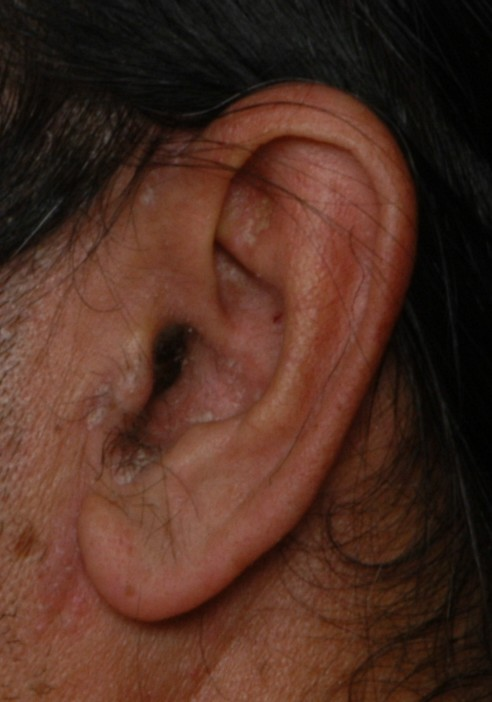
%> input picture 015/014_back_ear.jpg, 492 x 702 px; its folder holds only this picture in this run
$ octave --eval "teste;"   (GNU Octave 9; MATLAB toolbox functions it lacks are replaced by stand-ins)
%> lines starting %> are read from the running program, lines starting %| are printed output that depends on the picture; in (x1, y1, x2, y2) boxes, pixels count from 0 and x2, y2 are one past the last pixel; in counts of white or black regions, pixels touching at a corner belong together; the program's own positions count from 1
### snakeModel.m

function mask = snakeModel(I)

 I = im2double(I);
 I = imresize(I,[322 185]);

 [lin,col,~] = size(I);
  %aplica filtro gaussiano
 I = imfilter(I,fspecial('gaussian'));

 x=[1,  ones(1,37),  1 ,     2:5:lin      ,lin , (lin*ones(1,37)) ,lin:-5:2 ,  lin];
 y=[1,  2:5:col   , col ,(col*ones(1,65)) , col , col:-5:2        ,ones(1,65),   1];


 %faz um array com todas as coordenadas
  P=[x(:) y(:)];


  Options=struct;
  Options.Verbose=false;
  Options.Iterations=200;

  [O,J]=Snake2D(I,P,Options);

  %J - mascara da orelha
  %O - vetor - Conjunto de coordenadas finais
  ind =J>0;
  J(ind) = 1;
  mask =  J;

  end

### Snake2D.m
function [P,J]=Snake2D(I,P,Options)
% This function SNAKE implements the basic snake segmentation. A snake is an
% active (moving) contour, in which the points are attracted by edges and
% other boundaries. To keep the contour smooth, an membrame and thin plate
% energy is used as regularization.
%
% [O,J]=Snake2D(I,P,Options)
%
% inputs,
%   I : An Image of type double preferable ranged [0..1]
%   P : List with coordinates descriping the rough contour N x 2
%   Options : A struct with all snake options
%
% outputs,
%   O : List with coordinates of the final contour M x 2
%   J : Binary image with the segmented region
%
% options (general),
%  Option.Verbose : If true show important images, default false
%  Options.nPoints : Number of contour points, default 100
%  Options.Gamma : Time step, default 1
%  Options.Iterations : Number of iterations, default 100
%
% options (Image Edge Energy / Image force))
%  Options.Sigma1 : Sigma used to calculate image derivatives, default 10
%  Options.Wline : Attraction to lines, if negative to black lines otherwise white
%                    lines , default 0.04
%  Options.Wedge : Attraction to edges, default 2.0
%  Options.Wterm : Attraction to terminations of lines (end points) and
%                    corners, default 0.01
%  Options.Sigma2 : Sigma used to calculate the gradient of the edge energy
%                    image (which gives the image force), default 20
%
% options (Gradient Vector Flow)
%  Options.Mu : Trade of between real edge vectors, and noise vectors,
%                default 0.2. (Warning setting this to high >0.5 gives
%                an instable Vector Flow)
%  Options.GIterations : Number of GVF iterations, default 0
%  Options.Sigma3 : Sigma used to calculate the laplacian in GVF, default 1.0
%
% options (Snake)
%  Options.Alpha : Membrame energy  (first order), default 0.2
%  Options.Beta : Thin plate energy (second order), default 0.2
%  Options.Delta : Baloon force, default 0.1
%  Options.Kappa : Weight of external image force, default 2
%
%
% Literature:
%   - Michael Kass, Andrew Witkin and Demetri TerzoPoulos "Snakes : Active
%       Contour Models", 1987
%   - Jim Ivins amd John Porrill, "Everything you always wanted to know
%       about snakes (but wer afraid to ask)
%   - Chenyang Xu and Jerry L. Prince, "Gradient Vector Flow: A New
%       external force for Snakes
%
% Example, Basic:
%
%  % Read an image
%   I = imread('testimage.png');
%  % Convert the image to double data type
%   I = im2double(I);
%  % Show the image and select some points with the mouse (at least 4)
%  %figure, imshow(I); [y,x] = getpts;
%   y=[182 233 251 205 169];
%   x=[163 166 207 248 210];
%  % Make an array with the clicked coordinates
%   P=[x(:) y(:)];
%  % Start Snake Process
%   Options=struct;
%   Options.Verbose=true;
%   Options.Iterations=300;
%   [O,J]=Snake2D(I,P,Options);
%  % Show the result
%   Irgb(:,:,1)=I;
%   Irgb(:,:,2)=I;
%   Irgb(:,:,3)=J;
%   figure, imshow(Irgb,[]);
%   hold on; plot([O(:,2);O(1,2)],[O(:,1);O(1,1)]);
%
% Example, GVF:
%   I=im2double(imread('testimage2.png'));
%   x=[96 51 98 202 272 280 182];
%   y=[63 147 242 262 211 97 59];
%   P=[x(:) y(:)];
%   Options=struct;
%   Options.Verbose=true;
%   Options.Iterations=400;
%   Options.Wedge=2;
%   Options.Wline=0;
%   Options.Wterm=0;
%   Options.Kappa=4;
%   Options.Sigma1=8;
%   Options.Sigma2=8;
%   Options.Alpha=0.1;
%   Options.Beta=0.1;
%   Options.Mu=0.2;
%   Options.Delta=-0.1;
%   Options.GIterations=600;
%   [O,J]=Snake2D(I,P,Options);
%
% Function is written by D.Kroon University of Twente (July 2010)

% Process inputs
defaultoptions=struct('Verbose',false,'nPoints',100,'Wline',0.04,'Wedge',2,'Wterm',0.01,'Sigma1',10,'Sigma2',20,'Alpha',0.2,'Beta',0.2,'Delta',0.1,'Gamma',1,'Kappa',2,'Iterations',100,'GIterations',0,'Mu',0.2,'Sigma3',1);
if(~exist('Options','var')),
    Options=defaultoptions;
else
    tags = fieldnames(defaultoptions);
    for i=1:length(tags)
         if(~isfield(Options,tags{i})), Options.(tags{i})=defaultoptions.(tags{i}); end
    end
    if(length(tags)~=length(fieldnames(Options))),
        warning('snake:unknownoption','unknown options found');
    end
end

% Convert input to double
I = double(I);

% If color image convert to grayscale
if(size(I,3)==3), I=rgb2gray(I); end

% The contour must always be clockwise (because of the balloon force)
P=MakeContourClockwise2D(P);

% Make an uniform sampled contour description
P=InterpolateContourPoints2D(P,Options.nPoints);

% Transform the Image into an External Energy Image
Eext = ExternalForceImage2D(I,Options.Wline, Options.Wedge, Options.Wterm,Options.Sigma1);

% Make the external force (flow) field.
Fx=ImageDerivatives2D(Eext,Options.Sigma2,'x');
Fy=ImageDerivatives2D(Eext,Options.Sigma2,'y');
Fext(:,:,1)=-Fx*2*Options.Sigma2^2;
Fext(:,:,2)=-Fy*2*Options.Sigma2^2;

% Do Gradient vector flow, optimalization
Fext=GVFOptimizeImageForces2D(Fext, Options.Mu, Options.GIterations, Options.Sigma3);

% Show the image, contour and force field
if(Options.Verbose)
    h=figure; set(h,'renderer','opengl')
    subplot(2,2,1),
     imshow(I,[]);
     hold on; plot(P(:,2),P(:,1),'b.'); hold on;
      title('O contorno inicial da imagem')
     subplot(2,2,2),
      imshow(Eext,[]);
      title('Energia externa');
     subplot(2,2,3),
      [x,y]=ndgrid(1:10:size(Fext,1),1:10:size(Fext,2));
      imshow(I), hold on; quiver(y,x,Fext(1:10:end,1:10:end,2),Fext(1:10:end,1:10:end,1));
      title('Campo de for鏰 externo')
     subplot(2,2,4),
     imshow(I), hold on; plot(P(:,2),P(:,1),'b.');
      title('Movimento da cobra')
    drawnow
end


% Make the interal force matrix, which constrains the moving points to a
% smooth contour
S=SnakeInternalForceMatrix2D(Options.nPoints,Options.Alpha,Options.Beta,Options.Gamma);
h=[];
for i=1:Options.Iterations
    P=SnakeMoveIteration2D(S,P,Fext,Options.Gamma,Options.Kappa,Options.Delta);

    % Show current contour
    if(Options.Verbose)
        if(ishandle(h)), delete(h), end
        h=plot(P(:,2),P(:,1),'r.');
        c=i/Options.Iterations;
        plot([P(:,2);P(1,2)],[P(:,1);P(1,1)],'-','Color',[c 1-c 0]);  drawnow
    end
end

if(nargout>1)
     J=DrawSegmentedArea2D(P,size(I));
end

### MakeContourClockwise2D.m
function P=MakeContourClockwise2D(P)
% This function MakeContourClockwise will make a contour clockwise
% contour clockwise. This is done by calculating the area inside the
% contour, if it is positive we change the contour orientation.
%
%  P=MakeContourClockwise2D(P);
%
% Function is written by D.Kroon University of Twente (July 2010)

% Area inside contour
O=[P;P(1:2,:)];
area = 0.5*sum((O((1:size(P,1))+1,1) .* (O((1:size(P,1))+2,2) - O((1:size(P,1)),2))));

% If the area inside  the contour is positive, change from counter-clockwise to
% clockwise
if(area>0), P=P(end:-1:1,:); end

### InterpolateContourPoints2D.m
function K=InterpolateContourPoints2D(P,nPoints)
% This function resamples a few points describing a countour , to a smooth
% contour of uniform sampled points.
%
% K=InterpolateContourPoints(P,nPoints)
%
% input,
%  P : Inpute Contour, size N x 2  (with N>=4)
%  nPoints : Number of Contour points as output
%
% output,
%  K : Uniform sampled Contour points, size nPoints x 2
%
% Function is written by D.Kroon University of Twente (July 2010)
%
% example,
%  % Show an image
%   figure, imshow(imread('moon.tif'));
%  % Select some points with the mouse
%   [y,x] = getpts;
%  % Make an array with the clicked coordinates
%   P=[x(:) y(:)];
%  % Interpolate inbetween the points
%   Pnew=InterpolateContourPoints2D(P,100)
%  % Show the result
%   hold on; plot(P(:,2),P(:,1),'b*');
%   plot(Pnew(:,2),Pnew(:,1),'r.');
%
% Function is written by D.Kroon University of Twente (July 2010)

% Interpolate points inbetween
O(:,1)=interp([P(end-3:end,1);P(:,1);P(:,1);P(1:4,1)],10);
O(:,2)=interp([P(end-3:end,2);P(:,2);P(:,2);P(1:4,2)],10);
O=O(41:end-39,:);

% Calculate distance between points
dis=[0;cumsum(sqrt(sum((O(2:end,:)-O(1:end-1,:)).^2,2)))];

% Resample to make uniform points
K(:,1) = interp1(dis,O(:,1),linspace(0,dis(end),nPoints*2));
K(:,2) = interp1(dis,O(:,2),linspace(0,dis(end),nPoints*2));
K=K(round(end/4):round(end/4)+nPoints-1,:);


### ImageDerivatives2D.m
function J=ImageDerivatives2D(I,sigma,type)
% Gaussian based image derivatives
%
%  J=ImageDerivatives2D(I,sigma,type)
%
% inputs,
%   I : The 2D image
%   sigma : Gaussian Sigma
%   type : 'x', 'y', 'xx', 'xy', 'yy'
%
% outputs,
%   J : The image derivative
%
% Function is written by D.Kroon University of Twente (July 2010)

% Make derivatives kernels
[x,y]=ndgrid(floor(-3*sigma):ceil(3*sigma),floor(-3*sigma):ceil(3*sigma));

switch(type)
    case 'x'
        DGauss=-(x./(2*pi*sigma^4)).*exp(-(x.^2+y.^2)/(2*sigma^2));
    case 'y'
        DGauss=-(y./(2*pi*sigma^4)).*exp(-(x.^2+y.^2)/(2*sigma^2));
    case 'xx'
        DGauss = 1/(2*pi*sigma^4) * (x.^2/sigma^2 - 1) .* exp(-(x.^2 + y.^2)/(2*sigma^2));
    case {'xy','yx'}
        DGauss = 1/(2*pi*sigma^6) * (x .* y)           .* exp(-(x.^2 + y.^2)/(2*sigma^2));
    case 'yy'
        DGauss = 1/(2*pi*sigma^4) * (y.^2/sigma^2 - 1) .* exp(-(x.^2 + y.^2)/(2*sigma^2));
end

J = imfilter(I,DGauss,'conv','symmetric');

### imgaussian.m
function I=imgaussian(I,sigma,siz)
% IMGAUSSIAN filters an 1D, 2D color/greyscale or 3D image with an
% Gaussian filter. This function uses for filtering IMFILTER or if
% compiled the fast  mex code imgaussian.c . Instead of using a
% multidimensional gaussian kernel, it uses the fact that a Gaussian
% filter can be separated in 1D gaussian kernels.
%
% J=IMGAUSSIAN(I,SIGMA,SIZE)
%
% inputs,
%   I: The 1D, 2D greyscale/color, or 3D input image with
%           data type Single or Double
%   SIGMA: The sigma used for the Gaussian kernel
%   SIZE: Kernel size (single value) (default: sigma*6)
%
% outputs,
%   J: The gaussian filtered image
%
% note, compile the code with: mex imgaussian.c -v
%
% example,
%   I = im2double(imread('peppers.png'));
%   figure, imshow(imgaussian(I,10));
%
% Function is written by D.Kroon University of Twente (September 2009)

if(~exist('siz','var')), siz=sigma*6; end

if(sigma>0)
    % Make 1D Gaussian kernel
    x=-ceil(siz/2):ceil(siz/2);
    H = exp(-(x.^2/(2*sigma^2)));
    H = H/sum(H(:));

    % Filter each dimension with the 1D Gaussian kernels\
    if(ndims(I)==1)
        I=imfilter(I,H, 'same' ,'replicate');
    elseif(ndims(I)==2)
        Hx=reshape(H,[length(H) 1]);
        Hy=reshape(H,[1 length(H)]);
        I=imfilter(imfilter(I,Hx, 'same' ,'replicate'),Hy, 'same' ,'replicate');
    elseif(ndims(I)==3)
        if(size(I,3)<4) % Detect if 3D or color image
            Hx=reshape(H,[length(H) 1]);
            Hy=reshape(H,[1 length(H)]);
            for k=1:size(I,3)
                I(:,:,k)=imfilter(imfilter(I(:,:,k),Hx, 'same' ,'replicate'),Hy, 'same' ,'replicate');
            end
        else
            Hx=reshape(H,[length(H) 1 1]);
            Hy=reshape(H,[1 length(H) 1]);
            Hz=reshape(H,[1 1 length(H)]);
            I=imfilter(imfilter(imfilter(I,Hx, 'same' ,'replicate'),Hy, 'same' ,'replicate'),Hz, 'same' ,'replicate');
        end
    else
        error('imgaussian:input','unsupported input dimension');
    end
end

### ExternalForceImage2D.m
function Eextern = ExternalForceImage2D(I,Wline, Wedge, Wterm,Sigma)
% Eextern = ExternalForceImage2D(I,Wline, Wedge, Wterm,Sigma)
%
% inputs,
%  I : The image
%  Sigma : Sigma used to calculated image derivatives
%  Wline : Attraction to lines, if negative to black lines otherwise white
%          lines
%  Wedge : Attraction to edges
%  Wterm : Attraction to terminations of lines (end points) and corners
%
% outputs,
%  Eextern : The energy function described by the image
%
% Function is written by D.Kroon University of Twente (July 2010)

Ix=ImageDerivatives2D(I,Sigma,'x');
Iy=ImageDerivatives2D(I,Sigma,'y');
Ixx=ImageDerivatives2D(I,Sigma,'xx');
Ixy=ImageDerivatives2D(I,Sigma,'xy');
Iyy=ImageDerivatives2D(I,Sigma,'yy');


Eline = imgaussian(I,Sigma);
Eterm = (Iyy.*Ix.^2 -2*Ixy.*Ix.*Iy + Ixx.*Iy.^2)./((1+Ix.^2 + Iy.^2).^(3/2));
Eedge = sqrt(Ix.^2 + Iy.^2);

Eextern= (Wline*Eline - Wedge*Eedge -Wterm * Eterm);

### GVFOptimizeImageForces2D.m
function Fext=GVFOptimizeImageForces2D(Fext, Mu, Iterations, Sigma)
% This function "GVFOptimizeImageForces" does gradient vector flow (GVF)
% on a vector field. GVF gives the edge-forces a larger capature range,
% to make the snake also reach concave regions
%
% Fext = GVFOptimizeImageForces2D(Fext, Mu, Iterations, Sigma)
%
% inputs,
%   Fext : The image force vector field N x M x 2
%   Mu : Is a trade of scalar between noise and real edge forces
%   Iterations : The number of GVF itterations
%   Sigma : Used when calculating the Laplacian
%
% outputs,
%   Fext : The GVF optimized image force vector field
%
% Function is written by D.Kroon University of Twente (July 2010)

% Squared magnitude of force field
Fx= Fext(:,:,1);
Fy= Fext(:,:,2);

% Calculate magnitude
sMag = Fx.^2+ Fy.^2;

% Set new vector-field to initial field
u=Fx;  v=Fy;

% Iteratively perform the Gradient Vector Flow (GVF)
for i=1:Iterations,
  % Calculate Laplacian
  Uxx=ImageDerivatives2D(u,Sigma,'xx');
  Uyy=ImageDerivatives2D(u,Sigma,'yy');

  Vxx=ImageDerivatives2D(v,Sigma,'xx');
  Vyy=ImageDerivatives2D(v,Sigma,'yy');

  % Update the vector field
  u = u + Mu*(Uxx+Uyy) - sMag.*(u-Fx);
  v = v + Mu*(Vxx+Vyy) - sMag.*(v-Fy);
end

Fext(:,:,1) = u;
Fext(:,:,2) = v;

### GetContourNormals2D.m
function N=GetContourNormals2D(P)
% This function calculates the normals, of the contour points
% using the neighbouring points of each contour point
%
% N=GetContourNormals2D(P)
%
% inputs,
%  P : List with contour coordinates M x 2
%
% outputs,
%  N : List with contour normals M x 2
%
% Function is written by D.Kroon University of Twente (July 2010)

% Use the n'th neighbour to calculate the normal (more stable)
a=4;

% From array to separate x,y
xt=P(:,1); yt=P(:,2);

% Derivatives of contour
n=length(xt);
f=(1:n)+a; f(f>n)=f(f>n)-n;
b=(1:n)-a; b(b<1)=b(b<1)+n;

dx=xt(f)-xt(b);
dy=yt(f)-yt(b);

% Normals of contourpoints
l=sqrt(dx.^2+dy.^2);
nx = -dy./l;
ny =  dx./l;
N(:,1)=nx; N(:,2)=ny;

### DrawSegmentedArea2D.m
function J=DrawSegmentedArea2D(P,Isize)
% Draw the contour as one closed line in a logical image,
% and make the inside of the contour true with imfill
%
%  J=DrawSegmentedArea2D(P,Isize)
%
% inputs,
%  P : The list with contour points 2 x N
%  Isize : The size of the output image [x y]
%
% outputs,
%  J : The binary image with the contour filled
%
% example:
%   y=[182 233 251 205 169];
%   x=[163 166 207 248 210];
%   P=[x(:) y(:)];
%
%   J=DrawSegmentedArea(P,[400 400]);
%   figure, imshow(J);
%   hold on; plot([P(:,2);P(1,2)],[P(:,1);P(1,1)]);
%
% Function is written by D.Kroon University of Twente (July 2010)


J=false(Isize+2);
% Loop through all line coordinates
x=round([P(:,1);P(1,1)]); x=min(max(x,1),Isize(1));
y=round([P(:,2);P(1,2)]); y=min(max(y,1),Isize(2));
for i=1:(length(x)-1)
   % Calculate the pixels needed to construct a line of 1 pixel thickness
   % between two coordinates.
   xp=[x(i) x(i+1)];  yp=[y(i) y(i+1)];
   dx=abs(xp(2)-xp(1)); dy=abs(yp(2)-yp(1));
   if(dx==dy)
     if(xp(2)>xp(1)), xline=xp(1):xp(2); else xline=xp(1):-1:xp(2); end
     if(yp(2)>yp(1)), yline=yp(1):yp(2); else yline=yp(1):-1:yp(2); end
   elseif(dx>dy)
     if(xp(2)>xp(1)), xline=xp(1):xp(2); else xline=xp(1):-1:xp(2); end
     yline=linspace(yp(1),yp(2),length(xline));
   else
     if(yp(2)>yp(1)), yline=yp(1):yp(2); else yline=yp(1):-1:yp(2); end
     xline=linspace(xp(1),xp(2),length(yline));
   end
   % Insert all pixels in the fill image
   J(round(xline+1)+(round(yline+1)-1)*size(J,1))=1;
end
J=bwfill(J,1,1); J=~J(2:end-1,2:end-1);

### detectedges.m
function nimg =detectedges(img, mask)
  [c,l,~] = size(img);
  if size(img,3)==3
    img= rgb2gray(img);
  end
  s =10;
  s1 = 20;
  w=1;
  %se a imagem for grande o desfoque é maior
  if l>150 && c>100
    s = 10;
    s1 = 35;
    w = 20;
  end

  img = imfilter(img,fspecial('gaussian',w));
  %figure, imshow(img);
  %img = imsmooth (img, 'Custom Gaussian', s,s1);
  %figure, imshow(img);
  img = imresize(img,[322 185]);
  mask = imresize(mask,[322 185]);
  %nimg = medfilt2(img);
  %nimg= img;
  [nimg,~] = edge(img, 'Canny');

  %cria um elemento de estruturação morfologica(SE) que
  %de acordo com o tamanho da vizinhança e um angulo
  %determina a dilatação dos pixels

  SE = strel('line',1,90);
  nimg = imdilate(nimg,SE);
  nimg = bwmorph(nimg,'thin');

  nimg= mask.*nimg;


end

### SnakeInternalForceMatrix2D.m
function B=SnakeInternalForceMatrix2D(nPoints,alpha,beta,gamma)
%
% B=SnakeInternalForceMatrix2D(nPoints,alpha,beta,gamma)
%
% inputs,
%   nPoints : The number of snake contour points
%   alpha : membrame energy  (first order)
%   beta : thin plate energy (second order)
%   gamma : Step Size (Time)
%
% outputs,
%   B : The Snake Smoothness regulation matrix
%
% Function is written by D.Kroon University of Twente (July 2010)

% Penta diagonal matrix, one row:
b(1)=beta;
b(2)=-(alpha + 4*beta);
b(3)=(2*alpha + 6 *beta);
b(4)=b(2);
b(5)=b(1);

% Make the penta matrix (for every contour point)
A=b(1)*circshift(eye(nPoints),2);
A=A+b(2)*circshift(eye(nPoints),1);
A=A+b(3)*circshift(eye(nPoints),0);
A=A+b(4)*circshift(eye(nPoints),-1);
A=A+b(5)*circshift(eye(nPoints),-2);

% Calculate the inverse
B=inv(A + gamma.* eye(nPoints));

### SnakeMoveIteration2D.m
function P=SnakeMoveIteration2D(B,P,Fext,gamma,kappa,delta)
% This function will calculate one iteration of contour Snake movement
%
% P=SnakeMoveIteration2D(S,P,Fext,gamma,kappa)
%
% inputs,
%   B : Internal force (smoothness) matrix
%   P : The contour points N x 2;
%   Fext : External vector field (from image)
%   gamma : Time step
%   kappa : External (image) field weight
%   delta : Balloon Force weight
%
% outputs,
%   P : The (moved) contour points N x 2;
%
% Function is written by D.Kroon University of Twente (July 2010)

% Clamp contour to boundary
P(:,1)=min(max(P(:,1),1),size(Fext,1));
P(:,2)=min(max(P(:,2),1),size(Fext,2));

% Get image force on the contour points
Fext1(:,1)=kappa*interp2(Fext(:,:,1),P(:,2),P(:,1));
Fext1(:,2)=kappa*interp2(Fext(:,:,2),P(:,2),P(:,1));
% Interp2, can give nan's if contour close to border
Fext1(isnan(Fext1))=0;

% Calculate the baloonforce on the contour points
N=GetContourNormals2D(P);
Fext2=delta*N;

% Update contour positions
ssx = gamma*P(:,1) + Fext1(:,1) + Fext2(:,1);
ssy = gamma*P(:,2) + Fext1(:,2) + Fext2(:,2);
P(:,1) = B * ssx;
P(:,2) = B * ssy;

% Clamp contour to boundary
P(:,1)=min(max(P(:,1),1),size(Fext,1));
P(:,2)=min(max(P(:,2),1),size(Fext,2));


### teste.m

function teste()
enderecoT= 'C:\Users\jhuli\Desktop\Computacao\Quinto\PDI\Artigos2\tp\implementacao\awe\awe\';

%enderecos = ['001\';'002\';'003\';'004\';'005\';'006\';'007\';'008\';'009\';'010\';'011\';'012\';'013\';'014\';'015\';'016\';'017\';'018\';'019\';'020\';'021\';'022\';'023\';'024\';'025\';'026\';'027\';'028\';'029\';'030\';'031\';'032\';'033\';'034\';'035\';'036\';'037\';'038\';'039\';'040\';'041\';'042\';'043\';'044\';'045\';'046\';'047\';'048\';'049\';'050\';'051\';'052\';'053\';'054\';'055\';'056\';'057\';'058\';'059\';'060\';'061\';'062\';'063\';'064\';'065\';'066\';'067\';'068\';'069\';'070\';'071\';'072\';'073\';'074\';'075\';'076\';'077\';'078\';'079\';'080\';'081\';'082\';'083\';'084\';'085\';'086\';'087\';'088\';'089\';'090\';'091\';'092\';'093\';'094\';'095\';'096\';'097\';'098\';'099\';'100\'];

enderecos = ['015\'];
[quant,~] = size(enderecos);
%enderecoB= 'C:\Users\jhuli\Desktop\Computacao\Quinto\PDI\Artigos2\tp\implementacao\awe\awe\base\';
extT ='.jpg';

for k=1:quant;
  enderecos(k,:)
    enderecoAtual = [enderecoT, enderecos(k,:)];
    arquivosT=dir([enderecoAtual '*' extT]);
    quant_imgT=length(arquivosT);


    for i = 1 : quant_imgT
       img = imread([enderecoAtual,arquivosT(i, 1).name]);
%> img is the input picture: size 702x492x3 uint8; mean R, G, B 77.7, 46.1, 34
       t = snakeModel( img);
%> in Snake2D, `Fext(:,:,1)=-Fx*2*Options.Sigma2^2;`:
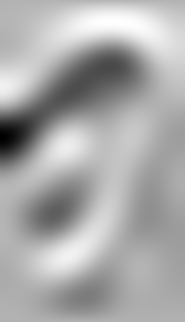
%> Fext: size 322x185 double; min -0.243, max 0.104, mean -0.0116; drawn with min black and max white
%> in GVFOptimizeImageForces2D, `Fy= Fext(:,:,2);`:
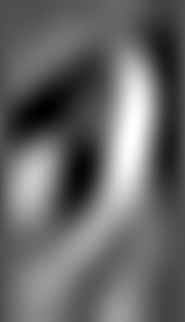
%> Fy: size 322x185 double; min -0.115, max 0.257, mean 0.0364; drawn with min black and max white
%> in GVFOptimizeImageForces2D, `sMag = Fx.^2+ Fy.^2;`:
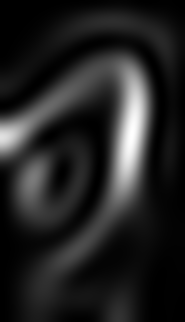
%> sMag: size 322x185 double; min 3.68e-08, max 0.0669, mean 0.00932; drawn with min black and max white
%> after the loop in Snake2D, `for i=1:Options.Iterations`: P = 100 rows, first 12: [298.4 132.1; 299.6 124.5; 299.9 116.3; 299.1 107.7; 297.5 98.95; 295.2 90.34; 292.3 82.12; 288.8 74.34; 284.5 66.91; 279.4 59.7; 273.1 52.61; 265.6 45.66]
%> in DrawSegmentedArea2D, `x=round([P(:,1);P(1,1)])`: x = 101 values, max 300 at index 2, min 31 at index 63, mean 145.8
%> in DrawSegmentedArea2D, `y=round([P(:,2);P(1,2)])`: y = 101 values, max 185 at index 85, min 1 at index 24, mean 77.69
%> the loop in DrawSegmentedArea2D, `for i=1:(length(x)-1)` made 100 passes
%> (xp, yp, dx, dy, yline, xline) on passes 1, 3, 4: ([298 300], [132 125], 2, 7, [132 131 130 129 128 127 126 125], [298 298.3 298.6 298.9 299.1 299.4 299.7 300]), ([300 299], [116 108], 1, 8, [116 115 114 113 112 111 110 109 108], [300 299.9 299.8 299.6 299.5 299.4 299.2 299.1 299]), ([299 297], [108 99], 2, 9, [108 107 106 105 104 103 102 101 100 99], [299 298.8 298.6 298.3 298.1 297.9 297.7 297.4 297.2 297])
%> after the loop in DrawSegmentedArea2D, `for i=1:(length(x)-1)`:
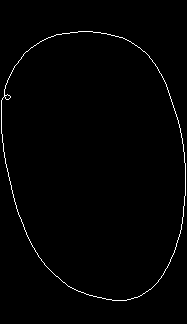
%> J: size 324x187 logical; 1.1% white in thin lines or dots, all inside (x1, y1, x2, y2) = (1, 31, 186, 301)
%> after the loop in DrawSegmentedArea2D, `for i=1:(length(x)-1)`: xline = [296 296.3 296.6 296.9 297.1 297.4 297.7 298]; yline = [139 138 137 136 135 134 133 132]
%> in DrawSegmentedArea2D, `J=~J(2:end-1,2:end-1)`:
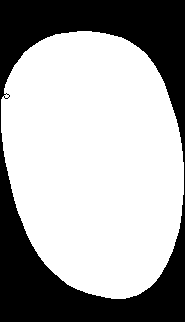
%> J: size 322x185 logical; 65.6% white; 1 black region, box (x1, y1, x2, y2) and area: (0, 0, 185, 322) 20506
%> in snakeModel, `[O,J]=Snake2D(I,P,Options);`: O has the same summary as P in Snake2D
       a = detectedges(img,t);
%> in detectedges, `img= rgb2gray(img);`:
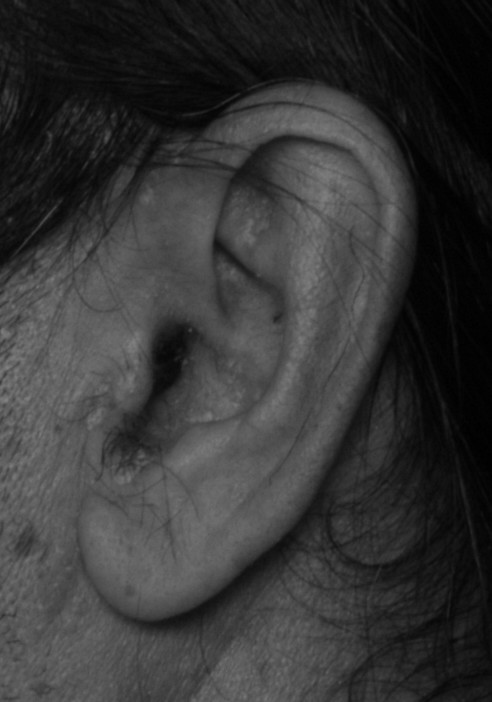
%> img: size 702x492 uint8; min 0, max 130, mean 54.2
%> in detectedges, `nimg= mask.*nimg;`:
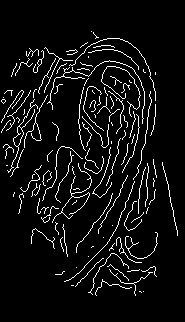
%> nimg: size 322x185 double; values 0 (black) and 1 (white), 6.3% white in thin lines or dots, all inside (x1, y1, x2, y2) = (1, 31, 178, 296)

      [~ ,lin] = size(arquivosT(i, 1).name);

      imwrite(a,[enderecoAtual,arquivosT(i, 1).name(1,1:lin-4) ,'-' ,num2str(k) ,'.png']);
    end
 end

end
